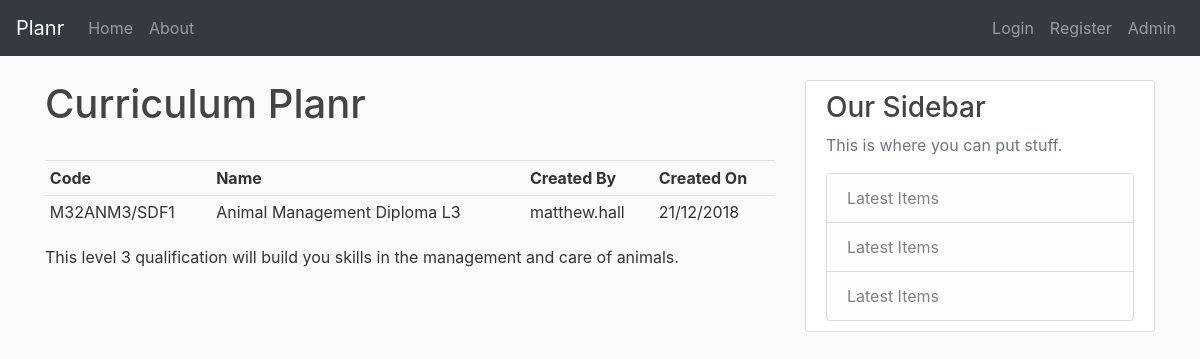
Screenshot of /offering/2/ with the database file from the repository.
### curriculum/models.py (models this page shows, shortened)
class Offering(models.Model):
    code = models.CharField(max_length=20, default="to be assigned")
    name = models.CharField(max_length=200)
    web_description = models.TextField()
    created_by = models.ForeignKey(User, on_delete=models.CASCADE)
    created_date = models.DateTimeField(auto_now_add=True)

### curriculum/views.py (the view)
# urls.py: path('offering/<int:pk>/', OfferingDetailView.as_view(), name='offering-detail'),
class OfferingDetailView(DetailView):
    model = Offering

### curriculum/templates/curriculum/offering_detail.html (shortened to what this page needs)
{% extends 'curriculum/base.html' %}
{% block content %}
    <h1>Curriculum Planr</h1>
    <br>
    <table class="table table-sm">
        <tr>
            <th>Code</th>
            <th>Name</th>
            <th>Created By</th>
            <th>Created On</th>
        </tr>
        <tr>
            <td>{{ object.code }}</td>
            <td>{{ object.name }}</td>
            <td>{{ object.created_by }}</td>
            <td>{{ object.created_date|date:"d/m/Y" }}</td>
        </tr>
    </table>
    <p>{{ object.web_description }}</p>
{% endblock content %}

### curriculum/static/curriculum/style.css (style rules this page uses)
body { background: #fafafa; color: #333333; }
h1, h2, h3, h4, h5, h6 { color: #444444; }

### rows the page displays
Offering: code "M32ANM3/SDF1", name "Animal Management Diploma L3", created_by "matthew.hall", created_date "21/12/2018", web_description "This level 3 qualification will build you skills in the management and care of animals."
